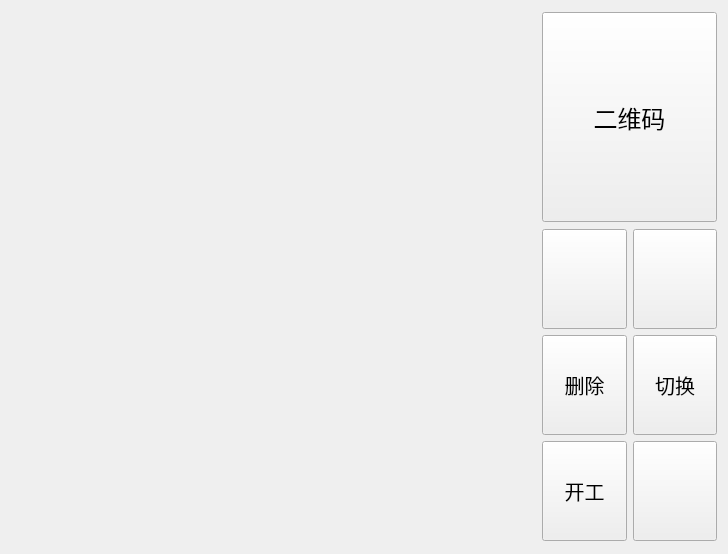
<?xml version="1.0" encoding="UTF-8"?>
<ui version="4.0">
 <class>start_finish_work</class>
 <widget class="QWidget" name="start_finish_work">
  <property name="geometry">
   <rect>
    <x>0</x>
    <y>0</y>
    <width>728</width>
    <height>554</height>
   </rect>
  </property>
  <property name="windowTitle">
   <string>Form</string>
  </property>
  <layout class="QHBoxLayout" name="horizontalLayout" stretch="3,1">
   <item>
    <widget class="QWidget" name="widget" native="true">
     <property name="minimumSize">
      <size>
       <width>0</width>
       <height>60</height>
      </size>
     </property>
    </widget>
   </item>
   <item>
    <layout class="QVBoxLayout" name="verticalLayout" stretch="1,2">
     <item>
      <widget class="QPushButton" name="pushButton_3">
       <property name="minimumSize">
        <size>
         <width>0</width>
         <height>210</height>
        </size>
       </property>
       <property name="styleSheet">
        <string notr="true">font:24px;</string>
       </property>
       <property name="text">
        <string>二维码</string>
       </property>
       <property name="iconSize">
        <size>
         <width>60</width>
         <height>100</height>
        </size>
       </property>
      </widget>
     </item>
     <item>
      <layout class="QGridLayout" name="gridLayout">
       <item row="0" column="0">
        <widget class="QPushButton" name="pushButton_6">
         <property name="minimumSize">
          <size>
           <width>0</width>
           <height>100</height>
          </size>
         </property>
         <property name="text">
          <string/>
         </property>
         <property name="icon">
          <iconset resource="img.qrc">
           <normaloff>:/new/prefix1/img/change2.png</normaloff>:/new/prefix1/img/change2.png</iconset>
         </property>
         <property name="iconSize">
          <size>
           <width>60</width>
           <height>30</height>
          </size>
         </property>
        </widget>
       </item>
       <item row="0" column="1">
        <widget class="QPushButton" name="pushButton_7">
         <property name="minimumSize">
          <size>
           <width>0</width>
           <height>100</height>
          </size>
         </property>
         <property name="text">
          <string/>
         </property>
         <property name="icon">
          <iconset resource="img.qrc">
           <normaloff>:/new/prefix1/img/change1.png</normaloff>:/new/prefix1/img/change1.png</iconset>
         </property>
         <property name="iconSize">
          <size>
           <width>60</width>
           <height>30</height>
          </size>
         </property>
        </widget>
       </item>
       <item row="1" column="0">
        <widget class="QPushButton" name="pushButton_5">
         <property name="minimumSize">
          <size>
           <width>0</width>
           <height>100</height>
          </size>
         </property>
         <property name="styleSheet">
          <string notr="true">font:20px;</string>
         </property>
         <property name="text">
          <string>删除</string>
         </property>
        </widget>
       </item>
       <item row="1" column="1">
        <widget class="QPushButton" name="pushButton_2">
         <property name="minimumSize">
          <size>
           <width>0</width>
           <height>100</height>
          </size>
         </property>
         <property name="styleSheet">
          <string notr="true">font:20px;</string>
         </property>
         <property name="text">
          <string>切换</string>
         </property>
        </widget>
       </item>
       <item row="2" column="0">
        <widget class="QPushButton" name="pushButton">
         <property name="enabled">
          <bool>true</bool>
         </property>
         <property name="minimumSize">
          <size>
           <width>0</width>
           <height>100</height>
          </size>
         </property>
         <property name="styleSheet">
          <string notr="true">font:20px;</string>
         </property>
         <property name="text">
          <string>开工</string>
         </property>
        </widget>
       </item>
       <item row="2" column="1">
        <widget class="QPushButton" name="pushButton_4">
         <property name="minimumSize">
          <size>
           <width>0</width>
           <height>100</height>
          </size>
         </property>
         <property name="text">
          <string/>
         </property>
         <property name="icon">
          <iconset resource="img.qrc">
           <normaloff>:/new/prefix1/img/exit.png</normaloff>:/new/prefix1/img/exit.png</iconset>
         </property>
         <property name="iconSize">
          <size>
           <width>30</width>
           <height>30</height>
          </size>
         </property>
        </widget>
       </item>
      </layout>
     </item>
    </layout>
   </item>
  </layout>
 </widget>
 <resources>
  <include location="img.qrc"/>
 </resources>
 <connections/>
</ui>
